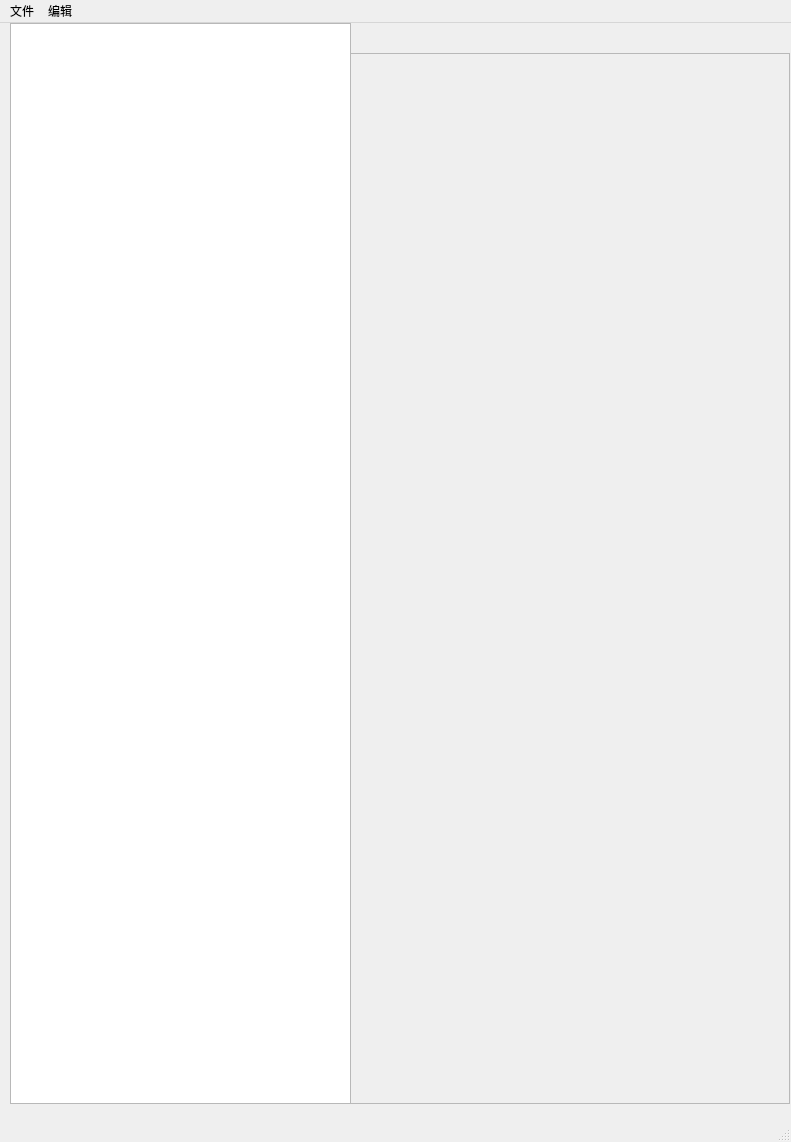
<?xml version="1.0" encoding="UTF-8"?>
<ui version="4.0">
 <class>ToolWindow</class>
 <widget class="QMainWindow" name="ToolWindow">
  <property name="geometry">
   <rect>
    <x>0</x>
    <y>0</y>
    <width>791</width>
    <height>1142</height>
   </rect>
  </property>
  <property name="windowTitle">
   <string>工具</string>
  </property>
  <widget class="QWidget" name="centralwidget">
   <widget class="NodeTreeView" name="treeView">
    <property name="geometry">
     <rect>
      <x>10</x>
      <y>0</y>
      <width>341</width>
      <height>1081</height>
     </rect>
    </property>
   </widget>
   <widget class="QTreeView" name="propView">
    <property name="geometry">
     <rect>
      <x>1050</x>
      <y>540</y>
      <width>441</width>
      <height>471</height>
     </rect>
    </property>
   </widget>
   <widget class="ComponentScrollArea" name="scrollArea">
    <property name="geometry">
     <rect>
      <x>350</x>
      <y>30</y>
      <width>440</width>
      <height>1051</height>
     </rect>
    </property>
    <property name="widgetResizable">
     <bool>true</bool>
    </property>
    <widget class="QWidget" name="scrollAreaWidgetContents">
     <property name="geometry">
      <rect>
       <x>0</x>
       <y>0</y>
       <width>438</width>
       <height>1049</height>
      </rect>
     </property>
     <widget class="QWidget" name="verticalLayoutWidget">
      <property name="geometry">
       <rect>
        <x>0</x>
        <y>0</y>
        <width>441</width>
        <height>1051</height>
       </rect>
      </property>
      <layout class="QVBoxLayout" name="verticalLayout"/>
     </widget>
    </widget>
   </widget>
   <widget class="QLabel" name="lb_node_name">
    <property name="geometry">
     <rect>
      <x>360</x>
      <y>10</y>
      <width>421</width>
      <height>20</height>
     </rect>
    </property>
    <property name="text">
     <string/>
    </property>
   </widget>
  </widget>
  <widget class="QMenuBar" name="menubar">
   <property name="geometry">
    <rect>
     <x>0</x>
     <y>0</y>
     <width>791</width>
     <height>28</height>
    </rect>
   </property>
   <widget class="QMenu" name="menu">
    <property name="title">
     <string>文件</string>
    </property>
    <addaction name="new_scene"/>
    <addaction name="import_gltf"/>
   </widget>
   <widget class="QMenu" name="menu_2">
    <property name="title">
     <string>编辑</string>
    </property>
    <addaction name="save_param"/>
    <addaction name="load_param"/>
   </widget>
   <addaction name="menu"/>
   <addaction name="menu_2"/>
  </widget>
  <widget class="QStatusBar" name="statusbar"/>
  <action name="import_gltf">
   <property name="text">
    <string>导入gltf</string>
   </property>
  </action>
  <action name="new_scene">
   <property name="text">
    <string>新建场景</string>
   </property>
  </action>
  <action name="save_param">
   <property name="text">
    <string>保存场景</string>
   </property>
  </action>
  <action name="load_param">
   <property name="text">
    <string>载入场景</string>
   </property>
  </action>
 </widget>
 <customwidgets>
  <customwidget>
   <class>NodeTreeView</class>
   <extends>QTreeView</extends>
   <header location="global">control/custom_treeview.h</header>
  </customwidget>
  <customwidget>
   <class>ComponentScrollArea</class>
   <extends>QScrollArea</extends>
   <header location="global">control/custom_treeview.h</header>
   <container>1</container>
  </customwidget>
 </customwidgets>
 <resources/>
 <connections/>
</ui>
